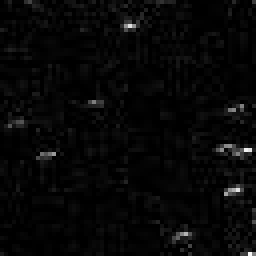
#> input picture reconstruction/Image_billes_couronne.jpg, 64 x 64 px (shown 4 times larger)
$ python analyse_par_block_juju.py
#> lines starting #> are read from the running program, lines starting #| are printed output that depends on the picture; after the words box and inside, x2 and y2 are one past the last pixel; in counts of white or black regions, pixels touching at a corner belong together
"""
##############################################################################
## MICROBS - Comptage et cartographie des bacteries
##############################################################################

17.02.2017 : creation ELepine
22.02.2017 : amelioration ELepine

DESCRIPTION
Ce programme a pour objectif de traiter les images de bacteries reconstruites
par les algorithmes SPGL1 et NESTA et de compter le nombre de bacteries.
##############################################################################
"""

from scipy import ndimage
import scipy
import matplotlib.pyplot as plt
import numpy as np
import scipy.io as sio
from PIL import Image
import skimage
from skimage import filters

n = 64

# % -----------------------------------------------------------
# Debut du traitement de l'image pour comptage des bacteries
# % -----------------------------------------------------------
def analyse_block2(name_img):
#> called with name_img = 'Image_billes_couronne.jpg'
    im = Image.open(name_img)
#> im is the input picture: PIL image 64x64 L; min 0, max 246, mean 7
    im = np.array(im)

    # gray = skimage.filters.median(im)
    #gray = scipy.ndimage.filters.gaussian_filter(im, 1)
    gray = scipy.ndimage.filters.median_filter(im, 5)
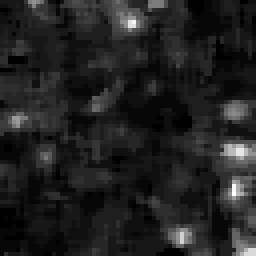
#> gray: shape (64, 64) (shown 4 times larger); min 0, max 33, mean 4.3; drawn with min black and max white

    #gray = gray.astype(int)

    seuil = skimage.filters.threshold_otsu(gray)
#> seuil = 8
    im_thresholded = gray > seuil
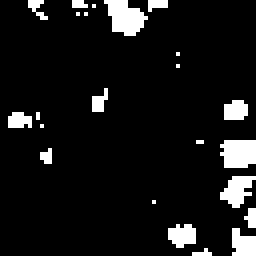
#> im_thresholded: shape (64, 64) bool (shown 4 times larger); 8.7% white; 23 white regions (16 under 20 px), largest, box (x1, y1, x2, y2) and area: (26, 0, 37, 9) 63, (55, 35, 64, 42) 56, (55, 44, 64, 52) 43

    gray = np.uint8(gray)

    labelarray, particle_count = ndimage.measurements.label(im_thresholded) # comptage du nombre de contour
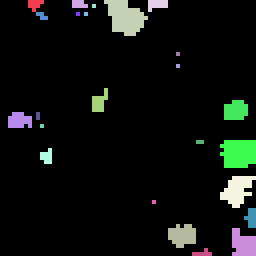
#> labelarray: shape (64, 64) int32 (shown 4 times larger); 25 distinct labels, from 0 to 24; one colour per label, 0 black
#> particle_count = 24

    print("Le nombre de particule est :", particle_count )# Affichage du resultat
#| Le nombre de particule est : 24

    # [13 lines of commented-out code are left out]

    print(' Analyse de l image par block ')

    num = 64 # nombre de blocks dont sera composee l'image fragmentee
    pas = 16

    j = 0
    coordonnee = np.zeros((num, 2))
    compt = 0 #coompteur de bloks a analyser

    for k in range(num):
        i=0
        for l in range(num):
            if np.any(im_thresholded[i:i+pas, j: j+pas] == True):
                print ('%s %d %d %s' % ('block', i, j, 'a analyser'))
                coordonnee[compt, 0] = i #releve de l'abscisse du block
                coordonnee[compt, 1] = j #releve de l'ordonnee du block
                compt = compt + 1
            i = i + pas
        j = j + pas

    coordonnee = coordonnee[:compt, :]
    print('%s %d' % ('nombre de blocks a analyser =', compt))
    print('%s'% ('coordonnees des blocks a analyser :'))
    print(coordonnee)
    return(coordonnee)

if __name__ == '__main__':
    analyse_block2('Image_billes_couronne.jpg')
